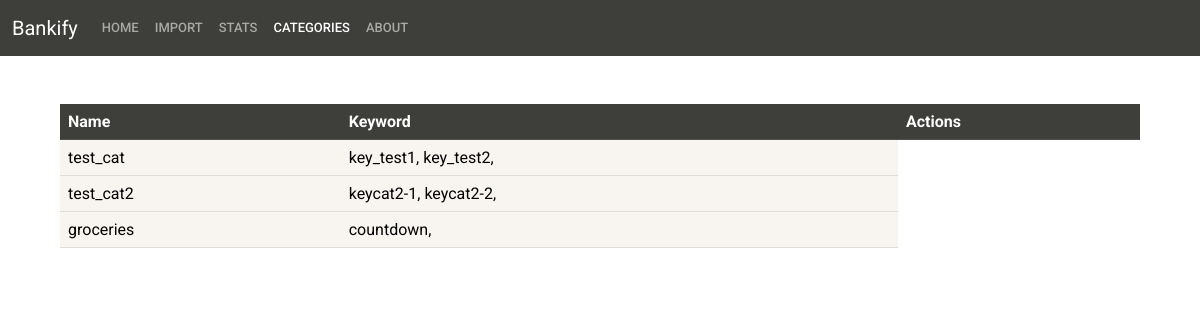
Page /categories/ on the committed database.
### main/models.py (models this page shows, shortened)
class Categories(models.Model):
    name = models.CharField(max_length=50)

class Keywords(models.Model):
    category = models.ForeignKey(Categories, on_delete=models.CASCADE)
    keyword = models.CharField(max_length=100)
    def __str__(self):
        return f'{self.keyword}'

### main/views.py (the view)
# urls.py: path("categories/", views.categories, name="categories"),
def categories(request):
    return render(request, 'main/categories.html', {'categories': Categories.objects.all(), 'keywords': Keywords.objects.all()})

### main/templates/main/categories.html (shortened to what this page needs)
{% extends 'main/base.html' %}
{% block menu_navbar %}
<ul class="navbar-nav me-auto">
    <li class="nav-item">
      <a class="nav-link" href={% url 'index' %}>Home</a>
    </li>
    <li class="nav-item">
      <a class="nav-link" href={% url 'importcsv'%}>Import</a>
    </li>
    <li class="nav-item">
      <a class="nav-link" href={% url 'sorted'%}>Stats</a>
    </li>
    <li class="nav-item">
      <a class="nav-link active" href={%url 'categories'%}>Categories
    </li>
    <li class="nav-item">
      <a class="nav-link" href="#">About</a>
    </li>
</ul>
{%endblock menu_navbar%}
{% block content %}
<div class="container-fluid mt-5 w-auto ms-5 me-5" >
    {% if categories %}
    <table class="table table-hover">
        <thead>
            <tr class="table-dark">
                <th scope="col">Name</th>
                <th scope="col">Keyword</th>
                <th scope="col">Actions</th>
            </tr>
        </thead>
        <tbody>
            {% for category in categories %}
                <tr class="table-light">
                    <td>{{ category.name }}</td>
                    <td>
                        {% for keyword in keywords %}
                            {% if keyword.category == category%}
                                {{keyword}},
                            {% endif %}
                        {% endfor %}
                    </td>
                </tr>
            {% endfor %}
        </tbody>
    </table>
    {% else %}
    <div class="alert alert-dismissible alert-info m-5 w-25">
        <button type="button" class="btn-close" data-bs-dismiss="alert"></button>
        <strong>No records!</strong>
    </div>
    {% endif %}
</div>
{% endblock content %}

### rows in the picture
Categories: name "test_cat"
Keywords: keyword "key_test1"
Keywords: keyword "key_test2"
Categories: name "test_cat2"
Keywords: keyword "keycat2-1"
Keywords: keyword "keycat2-2"
Categories: name "groceries"
Keywords: keyword "countdown"
